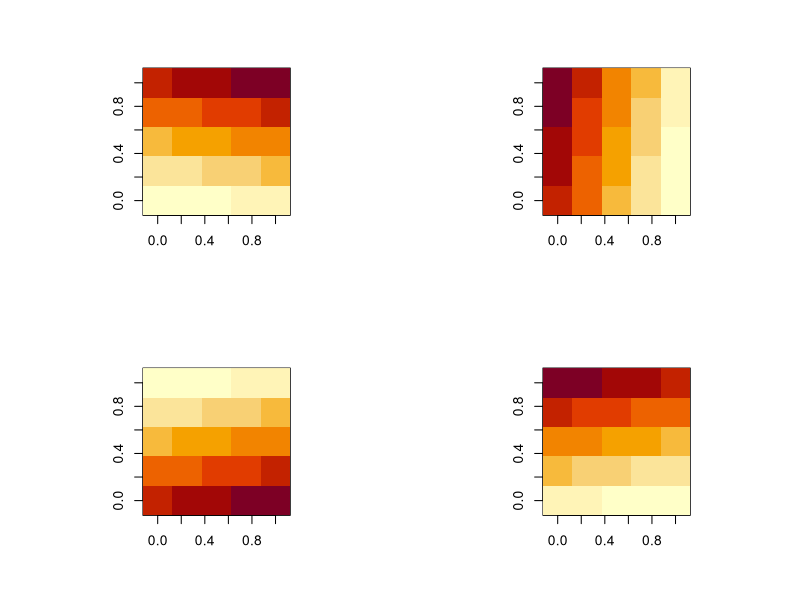

Write the R code that produced this figure.
library(Cairo)
library(matlab)
setwd("C:\\Users\\tecim\\Desktop\\proj\\rr\\week3")
#matlab is for transforming matrices
#cairo is for exporting images as pdf

#by default, when you image a matrix, r rotates it counter-clockwise by 90 degrees!!!
#hence, if you want the image to be consistent with the data structure
#use rot90(data, 2)

mat <- matrix(seq(1,25), nrow=5)
cairo_pdf("matrices.pdf", height=10, width=10) #printing/exporting is always a two step process in r; this is part one
par(mfcol = c(2,2), pty="s")
image(mat)
image(rot90(flipud(mat),2))
image(rot90(mat))
image(rot90(fliplr(mat),2))
dev.off()#part 2
